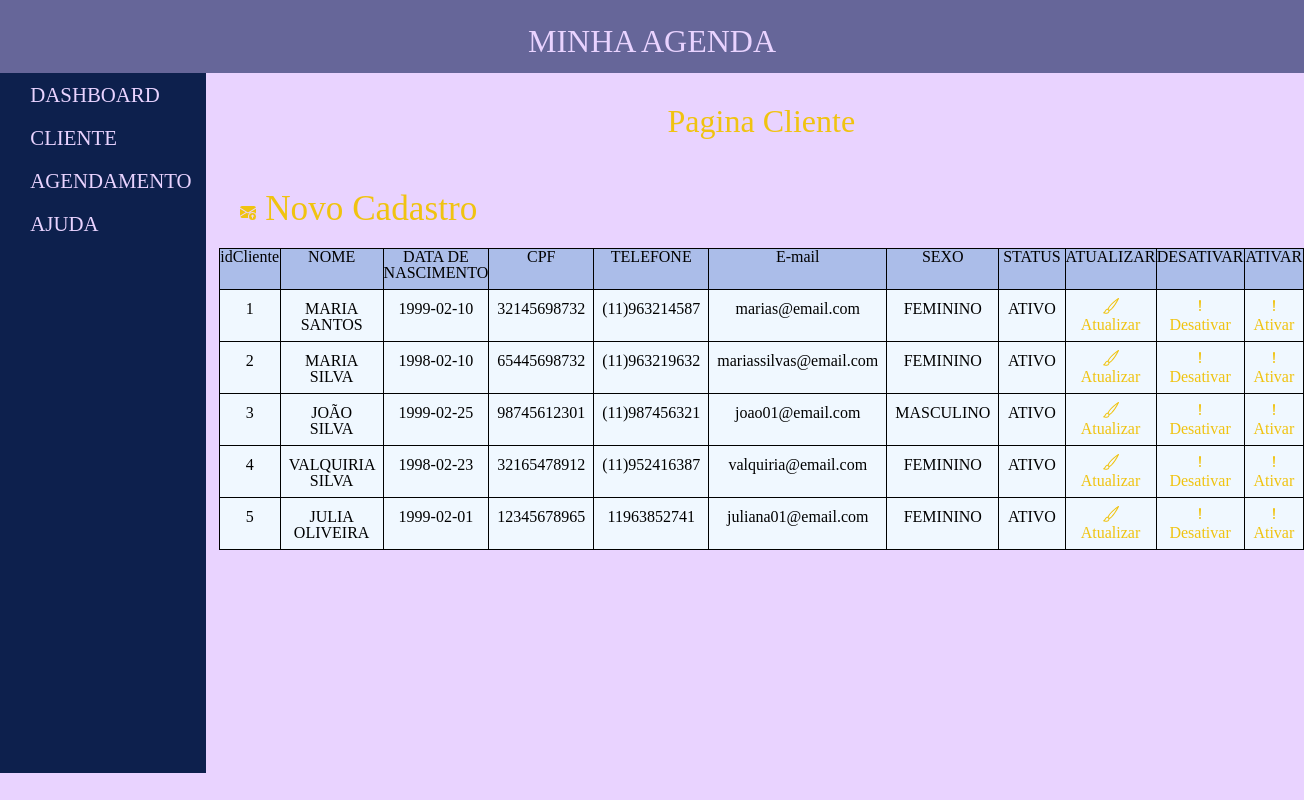
Screenshot of /admin/index.php?p=cliente with the database file from the repository.
### tables this page shows
CREATE TABLE `tblcliente` (
  `idCliente` int(11) NOT NULL,
  `nomeDoCliente` varchar(50) NOT NULL,
  `dataDeNasc` date NOT NULL,
  `cpfCliente` varchar(11) NOT NULL,
  `emailCliente` varchar(100) NOT NULL,
  `telefoneWhats` varchar(14) NOT NULL,
  `sexoCliente` varchar(10) NOT NULL,
  `statusCliente` varchar(10) NOT NULL
);

### admin/class/clienteClass.php (called while the page is built, shortened)
<?php
class clienteClase
{
    public function Listar()
    {
        $sql = "SELECT * FROM `tblcliente` WHERE statusCliente in ('ATIVO','PENDENTE','DESATIVADO') ORDER BY FIELD(statusCliente, 'ATIVO', 'PENDENTE', 'DESATIVADO') ASC;";
        $conn = Conexao::LigarConexao();
        $resultado = $conn->query($sql);
        $lista = $resultado->fetchAll();
        return $lista;
    }
}

### admin/cliente/listar.php (the view, shortened to what this page needs)
<?php
require_once('class/clienteClass.php');
$cliente = new clienteClase();
$lista = $cliente->Listar();
?>
<div class="btnCad">
    <a class="icon-link icon-link-hover" style="--bs-icon-link-transform: translate3d(0, -.125rem, 0);"
     href="index.php?p=cliente&c=cadastrar">
        Novo Cadastro
    </a>
</div>
<div class="table-responsive">
<table class="table table-bordered border-primary">
<thead >
        <tr >
            <th scope="table-success">idCliente</th>
            <th scope="col">NOME</th>
            <th scope="col">DATA DE NASCIMENTO</th>
            <th scope="col">CPF</th>
            <th scope="col">TELEFONE</th>
            <th scope="col">E-mail</th>
            <th scope="col">SEXO</th>
            <th scope="col">STATUS</th>
            <th class="col">ATUALIZAR</th>
            <th class="col">DESATIVAR</th>
            <th class="col">ATIVAR</th>
        </tr>
</thead>
<tbody>
<?php foreach ($lista as $linha) : ?>
            <tr >
            <td><?php echo $linha['idCliente'] ?></td>
            <td><?php echo $linha['nomeDoCliente'] ?></td>
            <td><?php echo $linha['dataDeNasc'] ?></td>
            <td><?php echo $linha['cpfCliente'] ?></td>
            <td><?php echo $linha['telefoneWhats'] ?></td>
            <td><?php echo $linha['emailCliente'] ?></td>
            <td><?php echo $linha['sexoCliente'] ?></td>
            <td><?php echo $linha['statusCliente'] ?></td>
                <td> <a class="icon-link icon-link-hover" href="index.php?p=cliente&c=atualizar&id=<?php echo $linha['idCliente']?>" class="imgListar">
                            Atualizar
                        </a>
                    </td>
                    <td> <a class="icon-link icon-link-hover" href="index.php?p=cliente&c=desativar&id=<?php echo $linha['idCliente']?>"  class="imgListar">
                            <svg xmlns="http://www.w3.org/2000/svg" width="16" height="16" fill="currentColor" class="bi bi-exclamation-lg" viewBox="0 0 16 16">
                                <path d="M7.005 3.1a1 1 0 1 1 1.99 0l-.388 6.35a.61.61 0 0 1-1.214 0L7.005 3.1ZM7 12a1 1 0 1 1 2 0 1 1 0 0 1-2 0Z" />
                            </svg>
                            Desativar
                        </a>
                    </td>
                    <td> <a class="icon-link icon-link-hover" href="index.php?p=cliente&c=ativar&id=<?php echo $linha['idCliente']?>"  class="imgListar">
                            <svg xmlns="http://www.w3.org/2000/svg" width="16" height="16" fill="currentColor" class="bi bi-exclamation-lg" viewBox="0 0 16 16">
                                <path d="M7.005 3.1a1 1 0 1 1 1.99 0l-.388 6.35a.61.61 0 0 1-1.214 0L7.005 3.1ZM7 12a1 1 0 1 1 2 0 1 1 0 0 1-2 0Z" />
                            </svg>
                            Ativar
                        </a>
                    </td>
            </tr>
        <?php endforeach; ?>
</tbody>
</table>
</div>

### admin/index.php (shortened to what this page needs)
<!DOCTYPE html>
<html lang="en">
<head>
    <link rel="stylesheet" href="../css/reset.css">
    <link rel="stylesheet" href="../css/stely.css">
    <link rel="stylesheet" href="css/responsiv.css">
</head>
<body>
    <header id="menuFixo">
        <section>
          <div>
                <div>
                       <h1>MINHA AGENDA</h1>
                </div>
            </div>
        </section>
    </header>
    <section class="blocoCad">
          <section class="conteudoCad">
                <div>
                    <ul>
                        <li><a href="index.php?p=dashboard" class="<?php echo (@$_GET['p'] == 'dashboard') ? 'menuAtivo' : ''; ?>">DASHBOARD</a></li>
                        <li><a href="index.php?p=cliente" class="<?php echo (@$_GET['p'] == 'cliente') ? 'menuAtivo' : ''; ?>">CLIENTE</a></li>
                        <li><a href="index.php?p=agendamento" class="<?php echo (@$_GET['p'] == 'agendamento') ? 'menuAtivo' : ''; ?>">AGENDAMENTO</a></li>
                        <li><a href="index.php?p=ajuda" class="<?php echo (@$_GET['p'] == 'ajuda') ? 'menuAtivo' : ''; ?>">AJUDA</a></li>
                    </ul>
                </div>
            </section>
            <section class="BOX">
                <div class="box">
                    <?php
                    $pagina = @$_GET['p'];
                    switch ($pagina) {
                        case 'cliente':
                            require_once('cliente/cliente.php');
                            break;
                    }
                    ?>
                </div>
            </section>
    </body>
    </html>

### admin/cliente/cliente.php (shortened to what this page needs)
<h2 class ="h2">Pagina Cliente</h2>
<?php
$pagina = @$_GET['c'];
if ($pagina == NULL) {
    require_once('listar.php');
}

### css/stely.css (style rules this page uses)
body { background-color: #e9d3ff; }
h1, li, a { font-family: 'Times New Roman', Times, serif; }
#menuFixo { background-color: #666699; width: 100%; height: 73px; display: flex; justify-content: space-around; }
header { background-color: #666699; width: 100%; height: 73px; display: flex; justify-content: space-around; }
header div h1 { color: #e9d3ff; padding: 25px; font-size: 2em; text-align: center; }
header div { display: flex; justify-content: space-between; }
a { text-decoration: none; }
.blocoCad { display: flex; }
.conteudoCad { background: #0D204D; width: 210px; height: 700px; }
.conteudoCad { display: flex; justify-content: space-between; }
.conteudoCad ul li { list-style: none; padding: 20px; padding-top: 2px; }
.conteudoCad a { text-decoration: none; }
.conteudoCad a { color: #e9d3ff; font-size: 1.3em; }
.conteudoCad div { width: 100%; margin-top: 5%; padding-left: 5%; }
.BOX { width: 85%; height: 100%; padding-left: 1%; }
.box th { background-color: #abbde9; width: 9%; height:40px; justify-content: space-between; align-items: center; }
.box tr { width: 10%; height: 40px; text-align: center; background-color:aliceblue; }
.icon-link { color:#F0C310; }
.box h2 { color: #F0C310; font-size: 2em; text-align: center; padding: 1em; }
.btnCad { padding: 2%; font-size: 2.2em; }
.box-clientes table, th, td { border: 1px solid black; }
.box-clientes th, td { padding: 8px; text-align: center; }
.box-agenda table, th, td { border: 1px solid black; }
.box-agenda th, td { padding: 8px; text-align: center; }

### rows the page displays
tblcliente: idCliente "1", nomeDoCliente "MARIA SANTOS", dataDeNasc "1999-02-10", cpfCliente "32145698732", telefoneWhats "(11)963214587", emailCliente "marias@email.com", sexoCliente "FEMININO", statusCliente "ATIVO"
tblcliente: idCliente "2", nomeDoCliente "MARIA SILVA", dataDeNasc "1998-02-10", cpfCliente "65445698732", telefoneWhats "(11)963219632", emailCliente "mariassilvas@email.com", sexoCliente "FEMININO", statusCliente "ATIVO"
tblcliente: idCliente "3", nomeDoCliente "JOÃO SILVA", dataDeNasc "1999-02-25", cpfCliente "98745612301", telefoneWhats "(11)987456321", emailCliente "joao01@email.com", sexoCliente "MASCULINO", statusCliente "ATIVO"
tblcliente: idCliente "4", nomeDoCliente "VALQUIRIA SILVA", dataDeNasc "1998-02-23", cpfCliente "32165478912", telefoneWhats "(11)952416387", emailCliente "valquiria@email.com", sexoCliente "FEMININO", statusCliente "ATIVO"
tblcliente: idCliente "5", nomeDoCliente "JULIA OLIVEIRA", dataDeNasc "1999-02-01", cpfCliente "12345678965", telefoneWhats "11963852741", emailCliente "juliana01@email.com", sexoCliente "FEMININO", statusCliente "ATIVO"
